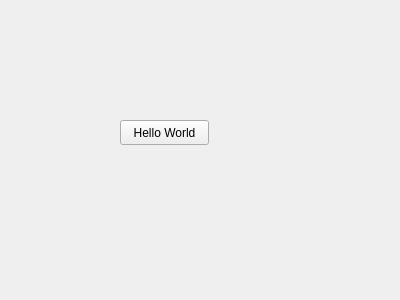
<?xml version="1.0" encoding="UTF-8"?>
<ui version="4.0">
 <class>Form</class>
 <widget class="QWidget" name="Form">
  <property name="geometry">
   <rect>
    <x>0</x>
    <y>0</y>
    <width>400</width>
    <height>300</height>
   </rect>
  </property>
  <property name="windowTitle">
   <string>Form</string>
  </property>
  <widget class="QPushButton" name="pushButton">
   <property name="geometry">
    <rect>
     <x>120</x>
     <y>120</y>
     <width>89</width>
     <height>25</height>
    </rect>
   </property>
   <property name="text">
    <string>Hello World</string>
   </property>
  </widget>
  <widget class="QLabel" name="label">
   <property name="geometry">
    <rect>
     <x>90</x>
     <y>210</y>
     <width>201</width>
     <height>61</height>
    </rect>
   </property>
   <property name="text">
    <string/>
   </property>
  </widget>
 </widget>
 <resources/>
 <connections/>
</ui>
